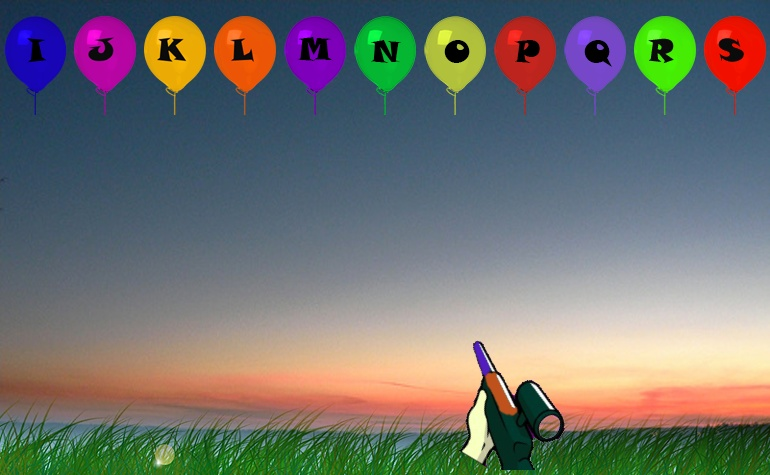
#> input picture #eYRC+#2686_Sensing/test_images/1.jpg, 770 x 475 px
$ python '#eYRC+#2686_Sensing.py'   (Python 2 division)
#> lines starting #> are read from the running program, lines starting #| are printed output that depends on the picture; after the words box and inside, x2 and y2 are one past the last pixel; in counts of white or black regions, pixels touching at a corner belong together
import numpy as np
import cv2

######TAKE IMAGE###############
img = cv2.imread('test_images/1.jpg')
#> img is the input picture: shape (475, 770, 3); mean B, G, R 111.1, 113.9, 113.2

############################################
def play(img):
        '''
        These values of parameters are found by trail and error
        We can also find by
        #red = np.uint8([[[0,0,255]]]) ##red colour Bgr
        #hsv_red = cv2.cvtColor(green,cv2.COLOR_BGR2HSV)
        #print hsv_red
        We get [0,255,255]
        For red value hsv
        To set parameters we take
        #Low_hsv  =[H-10,100,100]
        #High Hsv =[H+10,255,255]
        This way we set the hsv value
        '''

        purple1 = [125,213,190]
        purple2 = [130,216,193] ##HSV VALUE OF PURPLE colour on riffle (190,30,84,<--BGR

        orange1 = [7,206,189]
        orange2 = [10,210,193] ##HSV VALUE OF ORANGE colour on riffle (9,210,193,<--BGR

        ############################################
        #######processing########
        hsv = cv2.cvtColor(img,cv2.COLOR_BGR2HSV)
#> hsv: shape (475, 770, 3); mean H, S, V 73.1, 105.4, 143.3
        ## Convert the parameters into a form that OpenCV can understand
        p1 = np.array(purple1)
        p2 = np.array(purple2)
        o1 = np.array(orange1)
        o2 = np.array(orange2)
        ### Masking image to take detect purple and orange colour of riffle #####
        mask1  = cv2.inRange(hsv, p1, p2)
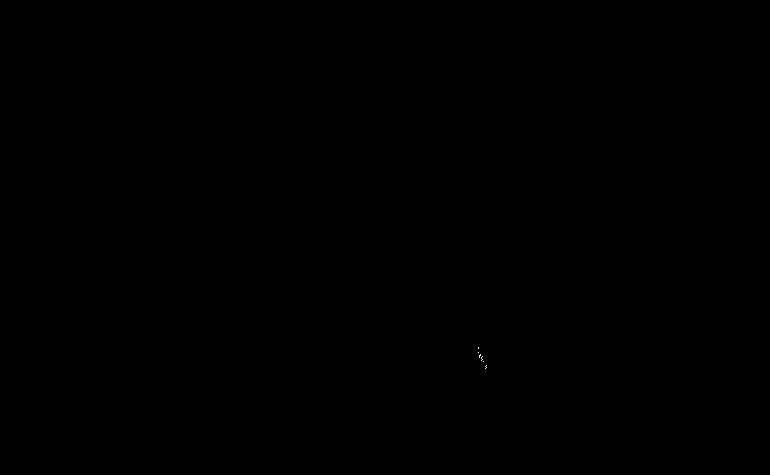
#> mask1: shape (475, 770); 0% white in thin lines or dots, all inside (x1, y1, x2, y2) = (478, 347, 487, 369)
        mask2  = cv2.inRange(hsv, o1, o2)
#> mask2: shape (475, 770); 0% white in thin lines or dots, all inside (x1, y1, x2, y2) = (249, 51, 510, 413)

        mask_inv1 = cv2.bitwise_not(mask1)  ##inverting image so that it can be used
        mask_inv2 = cv2.bitwise_not(mask2)  ##for making contours
        ############ Taking contours of purple and orange patches ####
        contours1,hierarchy = cv2.findContours(mask_inv1,cv2.RETR_TREE,cv2.CHAIN_APPROX_SIMPLE)
#> contours1 = 13 contours, 12 with area under 20; largest, box (x1, y1, x2, y2) and area: (0, 0, 770, 475) 364506
        contours2,hierarchy = cv2.findContours(mask_inv2,cv2.RETR_TREE,cv2.CHAIN_APPROX_SIMPLE)
#> contours2 = 14 contours, 13 with area under 20; largest, box (x1, y1, x2, y2) and area: (0, 0, 770, 475) 364506

        ### Moments for taking centroid of contour ##
        M = cv2.moments(contours1[2]) ##selecting 2nd contour of every image
#> M = moments, m00 2, centre m10/m00, m01/m00 = (486, 367)
        N = cv2.moments(contours2[2]) ##since it gives optimum results
#> N = moments, m00 2, centre m10/m00, m01/m00 = (507, 412)

        ## Centroid of purple contour i.e 1st coordinate of diagonal
        cx1 = int(M['m10']/M['m00'])
#> cx1 = 486
        cy1 = int(M['m01']/M['m00'])
#> cy1 = 367
        #print "Centroid = ", cx1, ", ", cy1

        ## Centroid of orange contour i.e 2st coordinate of diagonal
        cx2 = int(N['m10']/N['m00'])
#> cx2 = 507
        cy2 = int(N['m01']/N['m00'])
#> cy2 = 412
        #print "Centroid = ", cx2, ", ", cy2

        ##### Logic for detection of shot ####

        cv2.line(img,(0,60),(770,60),(255,255,255),2)  ##Horizontal line cutting all balloons
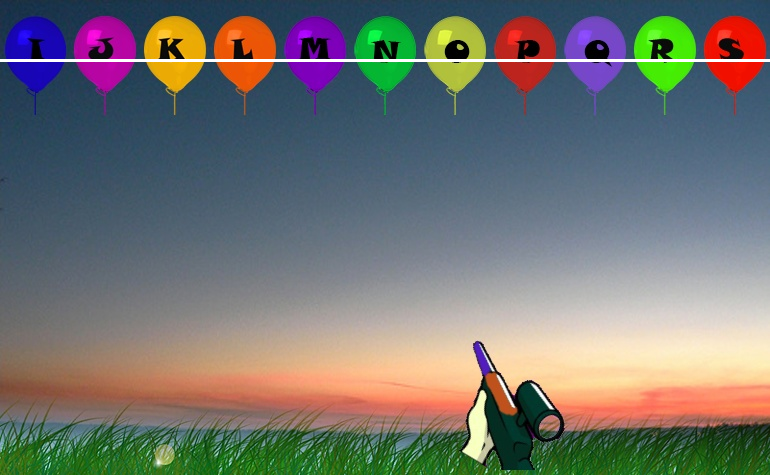
#> img: shape (475, 770, 3); 0.63% of pixels changed, all inside (x1, y1, x2, y2) = (0, 59, 770, 62)
        m = float(cy2-cy1)/(cx2-cx1)                   ## Slope of line
#> m = 2.14
        for x in range(0,770):                  ## Trajectory of bullet
                y = float(cy2-m*cx2+m*x)
                y1 = int(y)
                cv2.line(img,(cx2,cy2),(x,y1),(255,255,255),1)
#> this loop made 770 passes
#> (y, y1) on passes 1 to 3: (-674.4, -674), (-672.3, -672), (-670.1, -670)
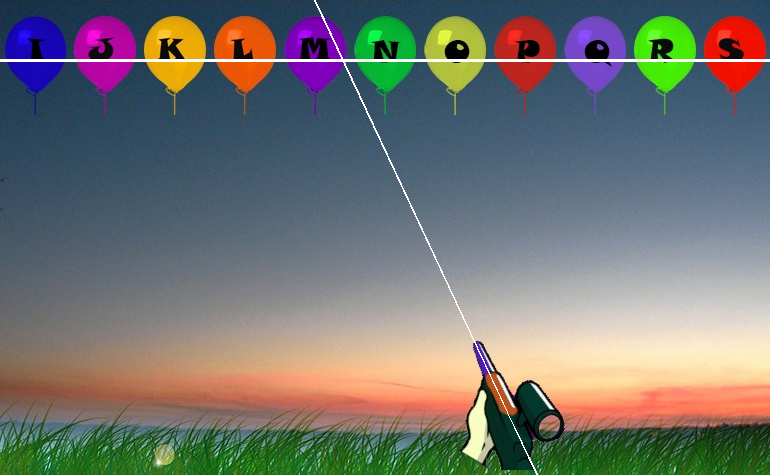
#> img: shape (475, 770, 3); 0.22% of pixels changed, all inside (x1, y1, x2, y2) = (314, 0, 538, 475)

        #### intersection of this Horizontal Line with the  ####
        #### trajectory of bullet will make us detect the   ####
        ####          ballon which would be shot            ####

        x = float((m*cx2-cy2+60)/m) # point of Intersection
#> x = 342.7
        ## If this Point falls in the following range then   ###
        ## Corresponding balloon has heighest Probability to get shot ##
        if (0<x<71):
            letter = "I"
        if (70<x<141):
            letter = "J"
        if (140<x<211):
            letter = "K"
        if (210<x<281):
            letter = "L"
        if (280<x<351):
            letter = "M"
        if (350<x<421):
            letter = "N"
        if (420<x<481):
            letter = "O"
        if (480<x<561):
            letter = "P"
        if (560<x<631):
            letter = "Q"
        if (630<x<701):
            letter = "R"
        if (700<x<771):
           letter = "S"
        cv2.imshow('image1',img)
        return letter

if __name__ == "__main__":
    #checking output for single image
    img = cv2.imread('test_images/1.jpg')
    balloon_letter = play(img)
#> balloon_letter = 'M'
    print balloon_letter, " balloon in range"
#| M  balloon in range
    #checking output for all images
    alpha_list = []
    for file_number in range(1,11):
        file_name = "test_images/"+str(file_number)+".jpg"
        pic = cv2.imread(file_name)
        balloon_letter = play(pic)
#> the loop in play (call 2), `for x in range(0,770):` made 770 passes
        alpha_list.append(balloon_letter)
#> pass 2 of the loop `for file_number in range(1,11):`:
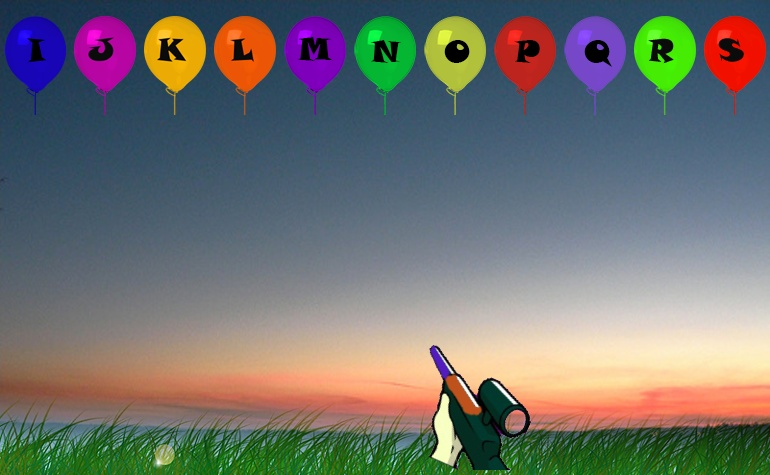
#> input picture #eYRC+#2686_Sensing/test_images/2.jpg, 770 x 475 px
#> pic is the input picture: shape (475, 770, 3); mean B, G, R 111.1, 113.9, 113.2
#> hsv: shape (475, 770, 3); mean H, S, V 73.1, 105.4, 143.3
#> in play (call 3), `mask1  = cv2.inRange(hsv, p1, p2)`:
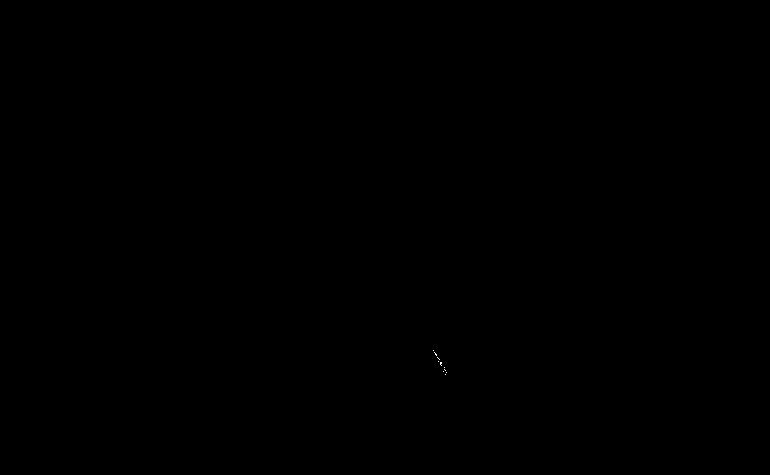
#> mask1: shape (475, 770); 0.01% white in thin lines or dots, all inside (x1, y1, x2, y2) = (433, 350, 447, 375)
#> mask2: shape (475, 770); 0% white in thin lines or dots, all inside (x1, y1, x2, y2) = (249, 51, 468, 403)
#> contours1 = 16 contours, 15 with area under 20; largest, box (x1, y1, x2, y2) and area: (0, 0, 770, 475) 364506
#> M = moments, m00 2, centre m10/m00, m01/m00 = (446, 372)
#> N = moments, m00 2, centre m10/m00, m01/m00 = (464, 401)
#> cx1 = 446
#> cy1 = 372
#> cx2 = 464
#> cy2 = 401
#> m = 1.61
#> the loop in play (call 3), `for x in range(0,770):` made 770 passes
#> (y, y1) on passes 1 to 3: (-346.6, -346), (-344.9, -344), (-343.3, -343)
#> after the loop in play (call 3), `for x in range(0,770):`:
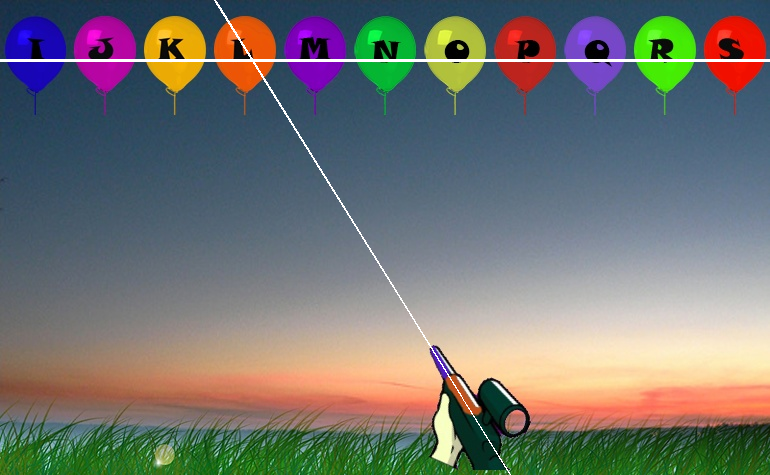
#> img: shape (475, 770, 3); mean B, G, R 112.7, 115.5, 114.5
#> x = 252.3
#> `balloon_letter = play(pic)`: balloon_letter = 'L'
#> (the run stopped early here; a loop or call above may not have finished)
